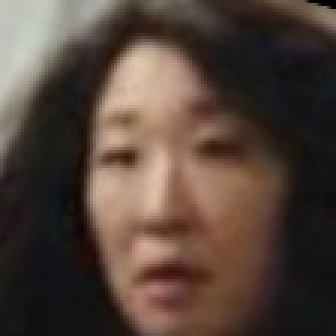
#> input picture dataset/User.0.105.jpg, 112 x 112 px (shown 3 times larger); its folder holds only this picture in this run
$ python face_training.py
#> lines starting #> are read from the running program, lines starting #| are printed output that depends on the picture
### src/training/model.py
from tensorflow.keras.models import Sequential
from tensorflow.keras.layers import Conv2D, MaxPooling2D, Dropout, Dense, Flatten, BatchNormalization
from tensorflow.keras.optimizers import Adam, SGD

from config import LEARNING_RATE


def model(input_shape, num_classes, learning_rate=None, optimizer_name='adam'):
    if learning_rate is None:
        learning_rate = LEARNING_RATE

    model = Sequential()

    # Input
    model.add(Conv2D(
        filters=32,
        kernel_size=(3, 3),
        activation='relu',
        padding='same',
        input_shape=input_shape
    ))

    # Conv Block 2
    model.add(Conv2D(
        filters=64,
        kernel_size=(3, 3),
        activation='relu',
        padding='same'
    ))
    model.add(BatchNormalization())

    # Conv Block 3
    model.add(Conv2D(
        filters=64,
        kernel_size=(1, 1),
        activation='relu',
        padding='same'
    ))
    model.add(Dropout(0.5))
    model.add(BatchNormalization())

    # Conv Block 4
    model.add(Conv2D(
        filters=128,
        kernel_size=(3, 3),
        activation='relu',
        padding='same'
    ))
    model.add(Dropout(0.5))

    # Pooling
    model.add(MaxPooling2D(pool_size=(2, 2)))

    # Conv 1x1
    model.add(Conv2D(
        filters=64,
        kernel_size=(1, 1),
        activation='relu',
        padding='same'
    ))

    # Fully Connected
    model.add(Flatten())
    model.add(Dense(
        units=32,
        activation='relu'
    ))
    model.add(Dense(
        units=num_classes,
        activation='softmax'
    ))

    optimizer = Adam(learning_rate=learning_rate) if optimizer_name.lower() == 'adam' else SGD(learning_rate=learning_rate)
    model.compile(
        loss='categorical_crossentropy',
        optimizer=optimizer,
        metrics=['accuracy']
    )

    model.summary()
    return model

### src/training/face_training.py
import numpy as np
from PIL import Image
import os
import io
import datetime
import itertools
import sys

from tensorflow.keras.utils import to_categorical
from tensorflow.keras import backend as K
from tensorflow.keras.preprocessing.image import ImageDataGenerator
from tensorflow.keras import callbacks
import matplotlib.pyplot as plt
from sklearn.model_selection import train_test_split
from sklearn.metrics import accuracy_score, precision_score, recall_score, f1_score, classification_report, confusion_matrix, average_precision_score, precision_recall_curve

SCRIPT_DIR = os.path.dirname(os.path.abspath(__file__))
PROJECT_ROOT = os.path.abspath(os.path.join(SCRIPT_DIR, os.pardir, os.pardir))
sys.path.insert(0, PROJECT_ROOT)
sys.path.insert(0, SCRIPT_DIR)
from model import model

from config import *


def ensure_directory(path):
    os.makedirs(path, exist_ok=True)


def save_text_to_file(path, text):
    with open(path, 'w', encoding='utf-8') as f:
        f.write(text)


# [27 lines left out: functions save_metrics_to_file, save_model_summary, smooth_curve, not called in this run]


class ValidationMetricsCallback(callbacks.Callback):
    # [308 lines left out: functions __init__, on_epoch_end, get_history_series, save_history_arrays, save_figure, plot_epoch_curve and 11 more, not called in this run]


def downsample_image(img):
    img = Image.fromarray(img.astype('uint8'), 'L')
    img = img.resize(IMAGE_SIZE, Image.LANCZOS)
    return np.array(img)


# [49 lines left out: function apply_data_augmentation, not called in this run]


def getImagesAndLabels(path):
#> called with path = 'dataset'
    imagePaths = [os.path.join(path, f) for f in os.listdir(path)]
    faceSamples = []
    ids = []

    for imagePath in imagePaths:
        try:
            PIL_img = Image.open(imagePath).convert('L')
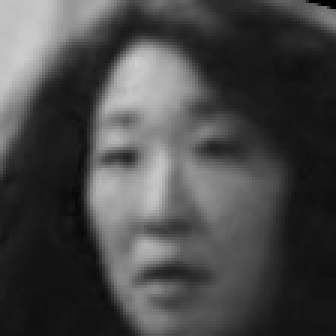
#> PIL_img: PIL image 112x112 L (shown 3 times larger); min 1, max 207, mean 71.8
            img_numpy = np.array(PIL_img, 'uint8')
            id = int(os.path.split(imagePath)[-1].split(".")[1])
            faceSamples.append(downsample_image(img_numpy))
            ids.append(id)
        except Exception as e:
            print(f"Error processing {imagePath}: {e}")
            continue

    return np.array(faceSamples), np.array(ids)


# [47 lines left out: functions create_train_val_test_splits, save_evaluation_summary, not called in this run]


def main():
    print('\n [INFO] Training faces now.')
    faces, ids = getImagesAndLabels(DATASET_PATH)
#> ids = [0]

    K.clear_session()
#> (this line was passed over: tensorflow is not available in this run)
    n_faces = len(set(ids))
#> n_faces = 1
    classifier = model(INPUT_SHAPE, n_faces)

    faces = np.array([downsample_image(ab) for ab in faces])
    faces = faces[:, :, :, np.newaxis]
    print('Shape of Data: ' + str(faces.shape))
    print('Number of unique faces : ' + str(n_faces))

    faces = faces.astype('float32')
    faces /= 255.

    x_train, x_val, x_test, y_train, y_val, y_test = create_train_val_test_splits(
        faces,
        ids,
        train_split=0.7,
        validation_split=0.15,
        test_split=0.15,
        random_state=RANDOM_STATE,
    )

    original_train_count = len(x_train)
    x_train, y_train = apply_data_augmentation(x_train, y_train)
    augmented_train_count = len(x_train)

    y_train = to_categorical(y_train, num_classes=n_faces)
    y_val = to_categorical(y_val, num_classes=n_faces)
    y_test = to_categorical(y_test, num_classes=n_faces)

    checkpoint = callbacks.ModelCheckpoint(
        MODEL_PATH,
        save_best_only=True,
        save_weights_only=True,
        verbose=1,
    )

    # Ensure model directory exists so checkpoint can write weights
    model_dir = os.path.dirname(MODEL_PATH)
    if model_dir:
        ensure_directory(model_dir)

    validation_callback = ValidationMetricsCallback(validation_data=(x_val, y_val))

    history = classifier.fit(
        x_train,
        y_train,
        batch_size=BATCH_SIZE,
        epochs=EPOCHS,
        validation_data=(x_val, y_val),
        shuffle=True,
        callbacks=[checkpoint, validation_callback],
    )

    save_model_summary(os.path.join(PROJECT_ROOT, 'evaluation_results', 'model_summary.txt'), classifier)

    # Load weights if available; otherwise continue (weights will be created by checkpoint)
    if os.path.exists(MODEL_PATH):
        try:
            classifier.load_weights(MODEL_PATH)
            print(f"Loaded weights from {MODEL_PATH}")
        except Exception as e:
            print(f"Warning: failed to load weights from {MODEL_PATH}: {e}")
    else:
        print(f"No existing weights found at {MODEL_PATH}; continuing without loading.")

    results_dir = os.path.join(PROJECT_ROOT, 'evaluation_results')
    ensure_directory(results_dir)

    plot_training_history(history, validation_callback, results_dir)
    print('Saved enhanced training curves to', results_dir)

    y_prob = classifier.predict(x_test, verbose=0)
    y_pred = np.argmax(y_prob, axis=1)
    y_true = np.argmax(y_test, axis=1)

    accuracy = accuracy_score(y_true, y_pred)
    precision = precision_score(y_true, y_pred, average='weighted', zero_division=0)
    recall = recall_score(y_true, y_pred, average='weighted', zero_division=0)
    f1 = f1_score(y_true, y_pred, average='weighted', zero_division=0)
    map_score = average_precision_score(y_test, y_prob, average='macro')

    metrics = {
        'Accuracy': accuracy,
        'Precision': precision,
        'Recall': recall,
        'F1 Score': f1,
        'mAP': map_score,
    }

    save_metrics_to_file(os.path.join(results_dir, 'evaluation_metrics.txt'), metrics)
    print(f"Saved evaluation metrics to {os.path.join(results_dir, 'evaluation_metrics.txt')}")

    class_report = classification_report(y_true, y_pred, zero_division=0)
    save_text_to_file(os.path.join(results_dir, 'classification_report.txt'), class_report)
    print(f"Saved classification report to {os.path.join(results_dir, 'classification_report.txt')}")

    cm = confusion_matrix(y_true, y_pred)
    np.save(os.path.join(results_dir, 'confusion_matrix.npy'), cm)
    cm_path = os.path.join(results_dir, 'confusion_matrix.png')
    class_names = [str(i) for i in range(n_faces)]
    plot_confusion_matrix(cm, class_names, cm_path)
    print(f"Saved confusion matrix plot to {cm_path}")

    plot_classification_report_chart(y_true, y_pred, class_names, os.path.join(results_dir, 'classification_report_chart.png'))
    print(f"Saved classification report chart to {os.path.join(results_dir, 'classification_report_chart.png')}")

    plot_class_counts(y_true, class_names, os.path.join(results_dir, 'class_distribution.png'))
    print(f"Saved class distribution chart to {os.path.join(results_dir, 'class_distribution.png')}")

    plot_metric_summary(metrics, os.path.join(results_dir, 'metric_summary.png'))
    print(f"Saved metric summary chart to {os.path.join(results_dir, 'metric_summary.png')}")

    confidences = np.max(y_prob, axis=1)
    threshold_path_template = os.path.join(results_dir, '{metric}.png')
    thresholds, precision_vals, recall_vals, f1_vals = compute_threshold_metrics(y_true, y_pred, confidences)
    plot_threshold_curves(thresholds, precision_vals, recall_vals, f1_vals, threshold_path_template)
    print(f"Saved threshold curves to {results_dir}")

    plot_precision_recall_curve_multi(y_test, y_prob, os.path.join(results_dir, 'precision_recall_curve.png'))
    print(f"Saved precision-recall curve to {os.path.join(results_dir, 'precision_recall_curve.png')}")

    summary_path = os.path.join(results_dir, 'evaluation_summary.txt')
    dataset_info = {
        'Number of classes': n_faces,
        'Train samples (after augmentation)': augmented_train_count,
        'Train samples (original)': original_train_count,
        'Validation samples': len(x_val),
        'Test samples': len(x_test),
    }
    training_info = {
        'Image size': IMAGE_SIZE,
        'Batch size': BATCH_SIZE,
        'Epochs': EPOCHS,
        'Learning rate': LEARNING_RATE,
        'Validation split': VALIDATION_SPLIT,
        'Test split': TEST_SPLIT,
        'Augmentation factor': f'{augmented_train_count / original_train_count:.2f}',
    }
    save_evaluation_summary(summary_path, dataset_info, training_info, metrics, class_names)
    print(f"Saved evaluation summary to {summary_path}")

    print('\n=== Evaluation summary ===')
    print(f'Accuracy: {accuracy:.6f}')
    print(f'Precision: {precision:.6f}')
    print(f'Recall: {recall:.6f}')
    print(f'F1 Score: {f1:.6f}')
    print(f'mAP: {map_score:.6f}')
    print('\nClassification report:')
    print(class_report)


if __name__ == '__main__':
    main()
#> (the call stopped at in model, `model = Sequential()`: tensorflow is not available in this run)

$ run again, on dataset/User.0.132.jpg
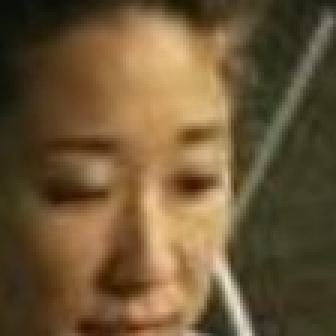
#> input picture dataset/User.0.132.jpg, 112 x 112 px (shown 3 times larger)
#> in getImagesAndLabels, `PIL_img = Image.open(imagePath).convert('L')`:
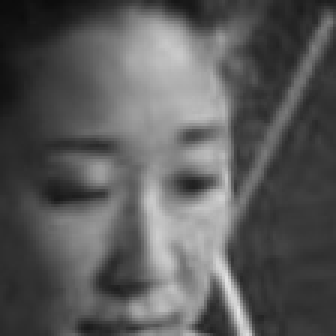
#> PIL_img: PIL image 112x112 L (shown 3 times larger); min 12, max 227, mean 89.5
#> ids = [0]
#> n_faces = 1

$ run again, on dataset/User.0.141.jpg
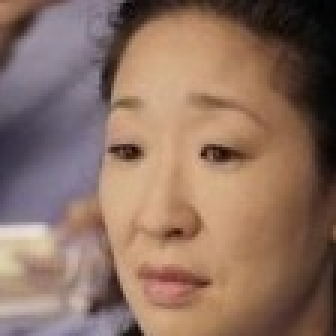
#> input picture dataset/User.0.141.jpg, 112 x 112 px (shown 3 times larger)
#> in getImagesAndLabels, `PIL_img = Image.open(imagePath).convert('L')`:
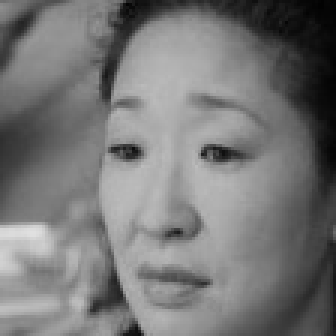
#> PIL_img: PIL image 112x112 L (shown 3 times larger); min 2, max 224, mean 119
#> ids = [0]
#> n_faces = 1

$ run again, on dataset/User.0.17.jpg
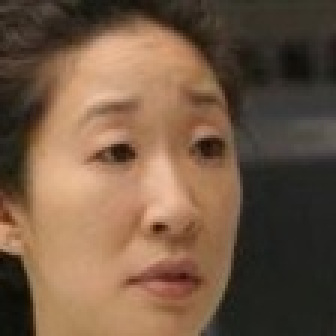
#> input picture dataset/User.0.17.jpg, 112 x 112 px (shown 3 times larger)
#> in getImagesAndLabels, `PIL_img = Image.open(imagePath).convert('L')`:
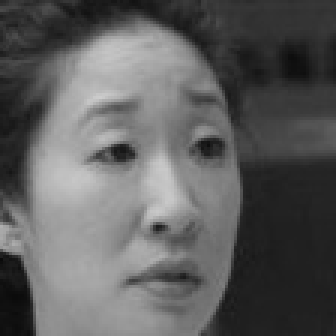
#> PIL_img: PIL image 112x112 L (shown 3 times larger); min 10, max 204, mean 94
#> ids = [0]
#> n_faces = 1

$ run again, on dataset/User.0.109.jpg
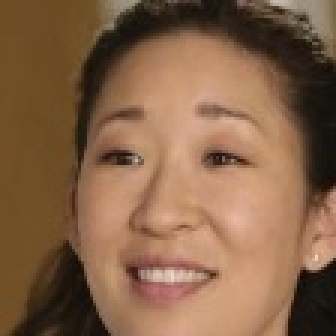
#> input picture dataset/User.0.109.jpg, 112 x 112 px (shown 3 times larger)
#> in getImagesAndLabels, `PIL_img = Image.open(imagePath).convert('L')`:
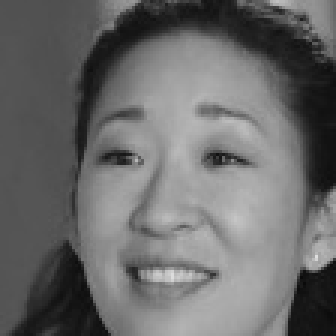
#> PIL_img: PIL image 112x112 L (shown 3 times larger); min 10, max 222, mean 106.2
#> in downsample_image, `img = img.resize(IMAGE_SIZE, Image.LANCZOS)`:
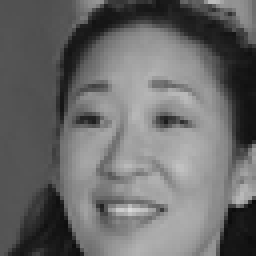
#> img: PIL image 64x64 L (shown 4 times larger); min 12, max 217, mean 106.2
#> ids = [0]
#> n_faces = 1
